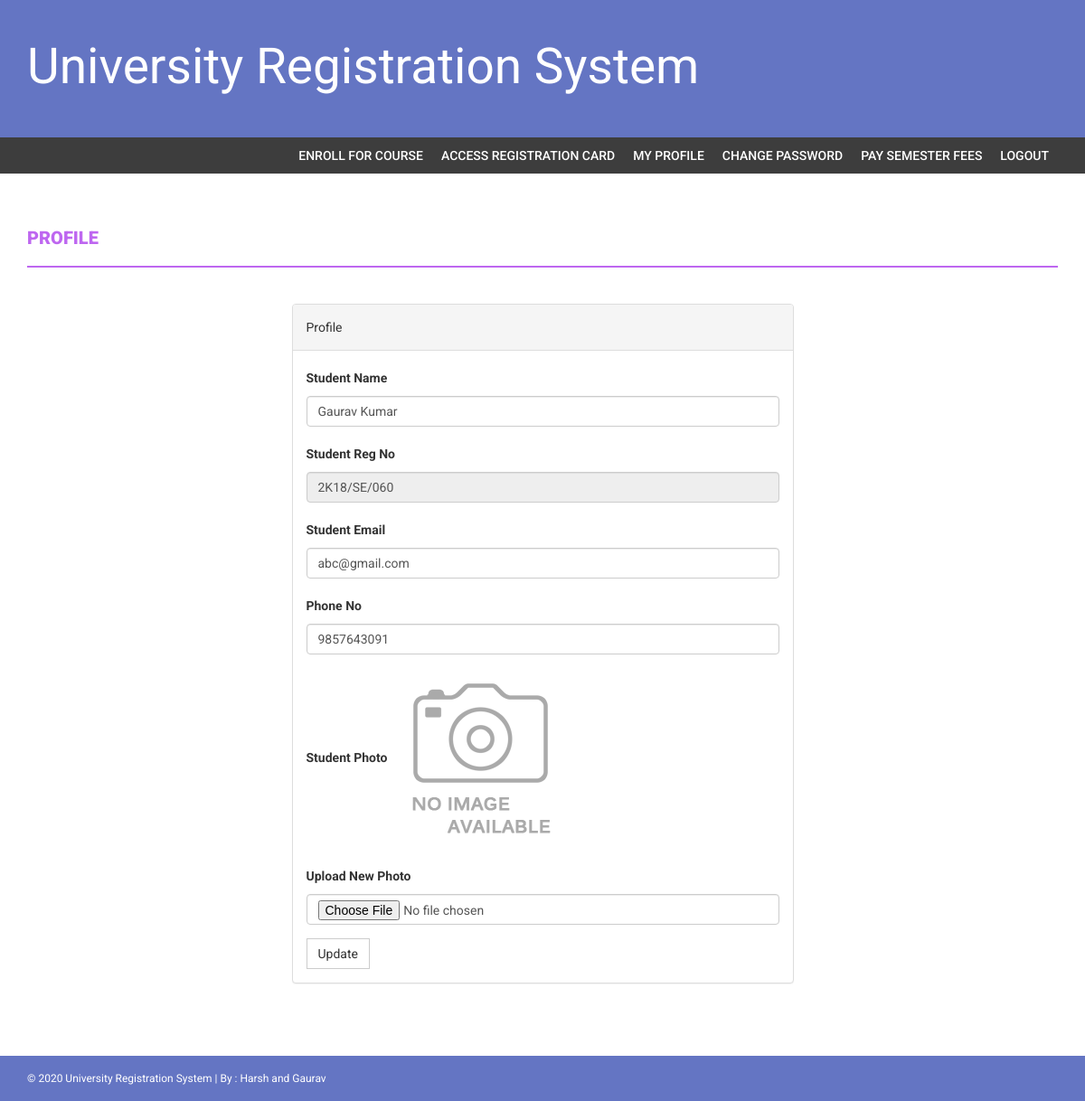
/my-profile.php (signed in), run on the app's committed database.
### tables this page shows
CREATE TABLE `students` (
  `StudentRegno` varchar(255) NOT NULL,
  `studentPhoto` varchar(255) DEFAULT NULL,
  `password` varchar(255) DEFAULT NULL,
  `studentName` varchar(255) DEFAULT NULL,
  `phone_no` bigint(10) DEFAULT NULL,
  `creationdate` timestamp NULL DEFAULT current_timestamp(),
  `updationDate` varchar(255) DEFAULT NULL,
  `StudentEmail` varchar(255) NOT NULL
);

### my-profile.php (the view, shortened to what this page needs)
<?php
if(strlen($_SESSION['login'])==0)
    {
header('location:index.php');
}
else{
?>
<!DOCTYPE html>
<html xmlns="http://www.w3.org/1999/xhtml">
<head>
    <link href="assets/css/bootstrap.css" rel="stylesheet" />
    <link href="assets/css/font-awesome.css" rel="stylesheet" />
    <link href="assets/css/mystyle.css" rel="stylesheet" />
</head>
<body>
<?php include('includes/header.php');?>
<?php if($_SESSION['login']!="")
{
 include('includes/menubar.php');
}
 ?>
    <div class="content-wrapper">
        <div class="container">
              <div class="row">
                    <div class="col-md-12">
                        <h1 class="page-head-line">Profile  </h1>
                    </div>
                </div>
                <div class="row" >
                  <div class="col-md-3"></div>
                    <div class="col-md-6">
                        <div class="panel panel-default">
                        <div class="panel-heading">
                          Profile
                        </div>
<?php $sql=mysqli_query($con,"select * from students where StudentRegno='".$_SESSION['login']."'");
while($row=mysqli_fetch_array($sql))
{ ?>
                        <div class="panel-body">
                       <form name="dept" method="post" enctype="multipart/form-data">
   <div class="form-group">
    <label for="studentname">Student Name  </label>
    <input type="text" class="form-control" id="studentname" name="studentname" value="<?php echo htmlentities($row['studentName']);?>"  />
  </div>
 <div class="form-group">
    <label for="studentregno">Student Reg No   </label>
    <input type="text" class="form-control" id="studentregno" name="studentregno" value="<?php echo htmlentities($row['StudentRegno']);?>"  placeholder="Student Reg no" readonly />
  </div>
  <div class="form-group">
    <label for="emailid">Student Email   </label>
    <input type="email" class="form-control" id="emailid" name="emailid" value="<?php echo htmlentities($row['StudentEmail']);?>"  placeholder="Student Email" />
  </div>
<div class="form-group">
    <label for="phone_no">Phone No  </label>
    <input type="text" class="form-control" id="phone_no" name="phone_no"  value="<?php echo htmlentities($row['phone_no']);?>" required />
  </div>
<div class="form-group">
    <label for="Pincode">Student Photo  </label>
   <?php if($row['studentPhoto']==""){ ?>
   <img src="studentphoto/noimage.png" width="200" height="200"><?php } else {?>
   <img src="studentphoto/<?php echo htmlentities($row['studentPhoto']);?>" width="200" height="200">
   <?php } ?>
  </div>
<div class="form-group">
    <label for="Pincode">Upload New Photo  </label>
    <input type="file" class="form-control" id="photo" name="photo"  value="<?php echo htmlentities($row['studentPhoto']);?>" />
  </div>
  <?php } ?>
 <button type="submit" name="submit" id="submit" class="btn btn-default">Update</button>
</form>
                            </div>
                            </div>
                    </div>
                </div>
            </div>
        </div>
  <?php include('includes/footer.php');?>
</body>
</html>
<?php } ?>

### assets/css/mystyle.css (style rules this page uses)
body { font-family: 'Roboto', sans-serif; line-height: 30px; }
.content-wrapper { margin-top: 40px; min-height: 600px; padding-bottom: 60px; }
.page-head-line { font-weight: 900; padding-bottom: 20px; border-bottom: 2px solid #be67f0; text-transform: uppercase; color: #be67f0; font-size: 20px; margin-bottom: 40px; }
.btn { border-radius: 0px; -webkit-border-radius: 0px; -moz-border-radius: 0px; }

### data on the page
students: studentname "Gaurav Kumar", studentregno "2K18/SE/060", emailid "abc@gmail.com", phone_no "9857643091"
